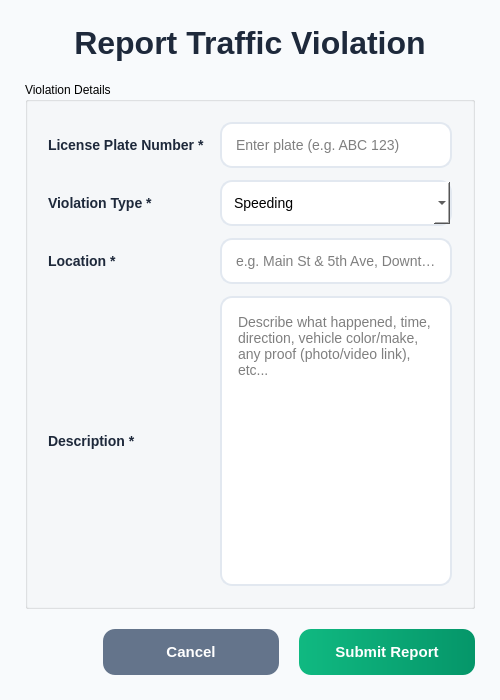
<?xml version="1.0" encoding="UTF-8"?>
<ui version="4.0">
	<class>CreateReportDialog</class>
	<widget class="QDialog" name="CreateReportDialog">
		<property name="geometry">
			<rect>
				<x>0</x>
				<y>0</y>
				<width>500</width>
				<height>700</height>
			</rect>
		</property>
		<property name="minimumSize">
			<size>
				<width>500</width>
				<height>700</height>
			</size>
		</property>
		<property name="maximumSize">
			<size>
				<width>500</width>
				<height>700</height>
			</size>
		</property>
		<property name="windowTitle">
			<string>Create New Violation Report</string>
		</property>
		<property name="styleSheet">
			<string notr="true">
				QDialog { background: #f8fafc; font-family: 'Segoe UI', Arial; }
				QLabel { font-size: 14px; color: #1e293b; font-weight: bold; }
				QLineEdit, QComboBox, QTextEdit {
				border: 2px solid #e2e8f0;
				border-radius: 12px;
				padding: 12px;
				font-size: 14px;
				background: white;
				}
				QLineEdit:focus, QComboBox:focus, QTextEdit:focus { border-color: #3b82f6; }
				QPushButton {
				border: none;
				border-radius: 12px;
				padding: 14px 28px;
				font-weight: bold;
				font-size: 15px;
				min-width: 120px;
				}
				QPushButton#submitBtn {
				background: qlineargradient(x1:0,y1:0,x2:1,y2:0, stop:0 #10b981, stop:1 #059669);
				color: white;
				}
				QPushButton#cancelBtn { background: #64748b; color: white; }
				QPushButton:hover { transform: translateY(-2px); box-shadow: 0 10px 20px rgba(0,0,0,0.15); }
			</string>
		</property>

		<layout class="QVBoxLayout" name="verticalLayout">
			<property name="spacing">
				<number>20</number>
			</property>
			<property name="margin">
				<number>25</number>
			</property>
			<item alignment="Qt::AlignHCenter">
				<widget class="QLabel" name="titleLabel">
					<property name="text">
						<string>&lt;html&gt;&lt;head/&gt;&lt;body&gt;&lt;p align=&quot;center&quot;&gt;&lt;span style=&quot;font-size:24pt; font-weight:bold;&quot;&gt;Report Traffic Violation&lt;/span&gt;&lt;/p&gt;&lt;/body&gt;&lt;/html&gt;</string>
					</property>
					<property name="alignment">
						<set>Qt::AlignCenter</set>
					</property>
				</widget>
			</item>
			<item>
				<widget class="QGroupBox" name="groupBox">
					<property name="title">
						<string>Violation Details</string>
					</property>
					<layout class="QGridLayout" name="gridLayout_2">
						<property name="horizontalSpacing">
							<number>15</number>
						</property>
						<property name="verticalSpacing">
							<number>12</number>
						</property>
						<property name="leftMargin">
							<number>20</number>
						</property>
						<property name="topMargin">
							<number>20</number>
						</property>
						<property name="rightMargin">
							<number>20</number>
						</property>
						<property name="bottomMargin">
							<number>20</number>
						</property>
						<item row="0" column="0">
							<widget class="QLabel" name="labelPlate">
								<property name="text">
									<string>License Plate Number *</string>
								</property>
							</widget>
						</item>
						<item row="0" column="1">
							<widget class="QLineEdit" name="plateEdit">
								<property name="placeholderText">
									<string>Enter plate (e.g. ABC 123)</string>
								</property>
							</widget>
						</item>
						<item row="1" column="0">
							<widget class="QLabel" name="labelType">
								<property name="text">
									<string>Violation Type *</string>
								</property>
							</widget>
						</item>
						<item row="1" column="1">
							<widget class="QComboBox" name="typeCombo">
								<item>
									<property name="text">
										<string>Speeding</string>
									</property>
								</item>
								<item>
									<property name="text">
										<string>Running Red Light</string>
									</property>
								</item>
								<item>
									<property name="text">
										<string>Illegal Parking</string>
									</property>
								</item>
								<item>
									<property name="text">
										<string>No Seatbelt</string>
									</property>
								</item>
								<item>
									<property name="text">
										<string>Using Phone While Driving</string>
									</property>
								</item>
								<item>
									<property name="text">
										<string>Other</string>
									</property>
								</item>
							</widget>
						</item>
						<item row="2" column="0">
							<widget class="QLabel" name="labelLocation">
								<property name="text">
									<string>Location *</string>
								</property>
							</widget>
						</item>
						<item row="2" column="1">
							<widget class="QLineEdit" name="locationEdit">
								<property name="placeholderText">
									<string>e.g. Main St &amp; 5th Ave, Downtown</string>
								</property>
							</widget>
						</item>
						<item row="3" column="0">
							<widget class="QLabel" name="labelMessage">
								<property name="text">
									<string>Description *</string>
								</property>
							</widget>
						</item>
						<item row="3" column="1">
							<widget class="QTextEdit" name="messageEdit">
								<property name="placeholderText">
									<string>Describe what happened, time, direction, vehicle color/make, any proof (photo/video link), etc...</string>
								</property>
							</widget>
						</item>
					</layout>
				</widget>
			</item>
			<item>
				<layout class="QHBoxLayout" name="buttonLayout">
					<item>
						<spacer name="horizontalSpacer">
							<property name="orientation">
								<enum>Qt::Horizontal</enum>
							</property>
							<property name="sizeHint" stdset="0">
								<size>
									<width>40</width>
									<height>20</height>
								</size>
							</property>
						</spacer>
					</item>
					<item>
						<widget class="QPushButton" name="cancelBtn">
							<property name="text">
								<string>Cancel</string>
							</property>
						</widget>
					</item>
					<item>
						<widget class="QPushButton" name="submitBtn">
							<property name="text">
								<string>Submit Report</string>
							</property>
							<property name="default">
								<bool>true</bool>
							</property>
						</widget>
					</item>
				</layout>
			</item>
		</layout>
	</widget>
	<resources/>
	<connections/>
</ui>
